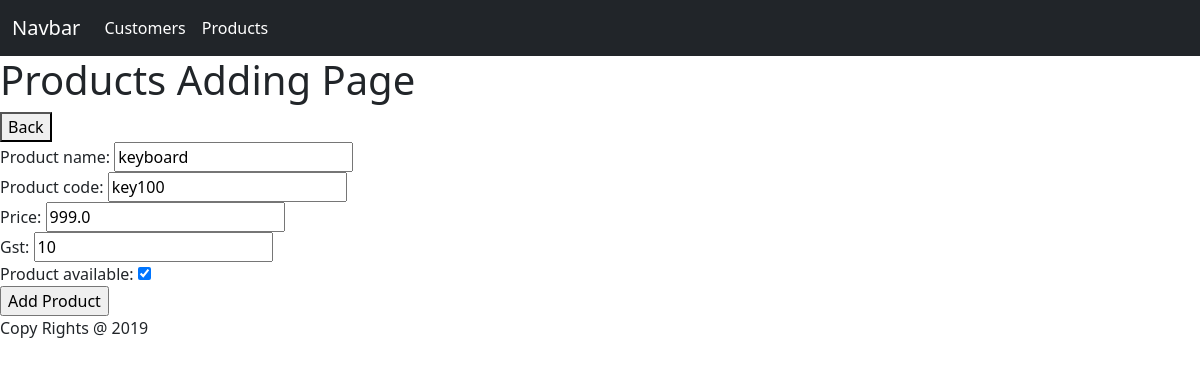
The app's page /Inventory/products/update/4/ with its own data.
### Inventory/models.py (models this page shows, shortened)
class Product(models.Model):
    product_name = models.CharField(max_length=200, null=True)
    product_code = models.CharField(max_length=10, null=True)
    price = models.FloatField(default=0)
    gst = models.IntegerField(default=0)
    product_available = models.BooleanField(default=False)

### Inventory/views.py (the view)
# urls.py: path('products/update/<int:id>/', UpdateProduct, name='product_update'),
def UpdateProduct(request, id):
    selected_product = Product.objects.get(id = id)
    context = {
        "product_form" : Product_Form(instance=selected_product)
    }
    if request.method == 'POST':
        product_form = Product_Form(request.POST, instance=selected_product)
        if product_form.is_valid():
            product_form.save()
            return redirect('/Inventory/products/')
    return render(request, 'product_add.html', context)

### Inventory/forms.py
class Product_Form(ModelForm):
    class Meta:
        model = Product
        fields = '__all__'

### Frontend/templates/product_add.html (shortened to what this page needs)
{% extends 'base.html' %}
{% block content %}
<h1>Products Adding Page</h1>
<a href="/Inventory/products">
    <button>Back</button>
</a>
<form action="" method="POST">
    {{product_form}}
    <input type="submit" value="Add Product">
</form>
{% endblock %}

### records on screen
Product: product_name "keyboard", product_code "key100", price "999.0", gst "10", product_available "☑"
